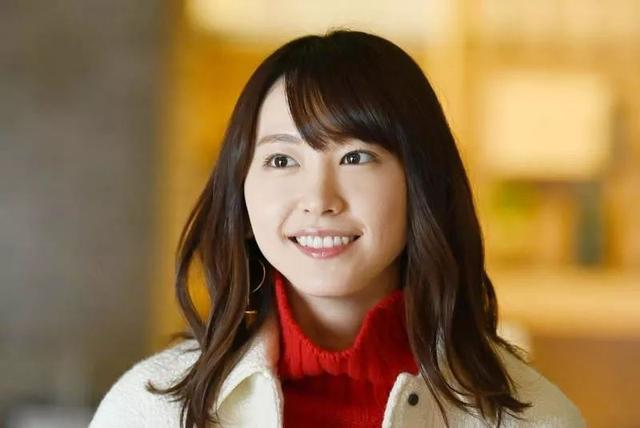
#> input picture 0723/AAA.jpg, 640 x 428 px
$ python a0723_16.py
#> lines starting #> are read from the running program, lines starting #| are printed output that depends on the picture; after the words box and inside, x2 and y2 are one past the last pixel; in counts of white or black regions, pixels touching at a corner belong together
import cv2 as cv

img = cv.imread('AAA.jpg')
#> img is the input picture: shape (428, 640, 3); mean B, G, R 74.8, 113.6, 144.6
pict = 'haarcascade_frontalface_default.xml'
faceCascade = cv.CascadeClassifier(pict)
gray = cv.cvtColor(img,cv.COLOR_BGR2GRAY)
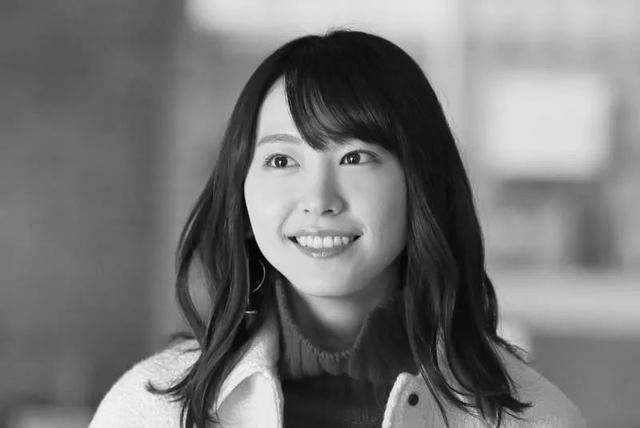
#> gray: shape (428, 640); min 0, max 254, mean 118.5
faces = faceCascade.detectMultiScale(gray, scaleFactor=1.20,\
                                     minNeighbors=4, minSize=(5,5))
#> faces = [[220, 88, 199, 199]]
print(faces)
#| [[220  88 199 199]]
print('find{0} face!'.format(len(faces)))
#| find1 face!

for(x,y,w,h) in faces:
    # cv.rectangle(img,(x,y),(x+w,y+w),(0,255,0),2)
    cv.circle(img,(int((x+x+w)/2),int((y+y+h)/2)),int(w/2),
              (0,255,0),2)
#> this loop made 1 pass
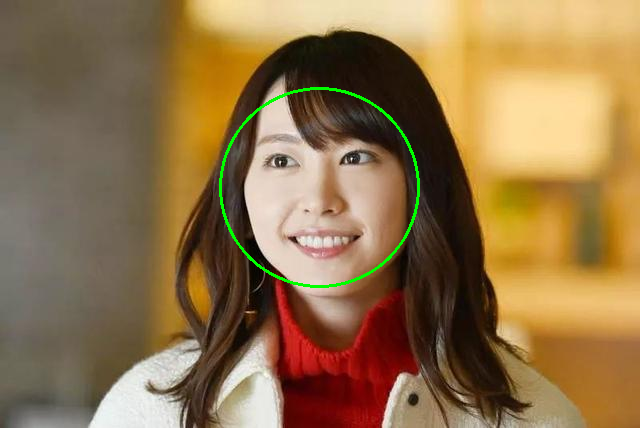
#> img: shape (428, 640, 3); 0.68% of pixels changed, all inside (x1, y1, x2, y2) = (219, 87, 420, 288)

cv.imshow('img',img)
cv.waitKey()

$ run again, with 0723/123.jpg copied over 0723/AAA.jpg
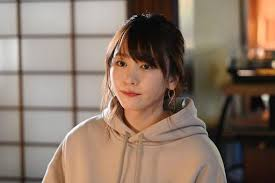
#> input picture 0723/123.jpg, 275 x 183 px
#> img is the input picture: shape (183, 275, 3); mean B, G, R 104, 118.4, 138.1
#> `gray = cv.cvtColor(img,cv.COLOR_BGR2GRAY)`:
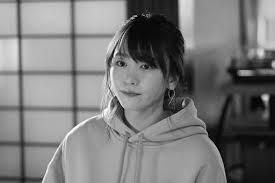
#> gray: shape (183, 275); min 0, max 254, mean 122.6
#> faces = ()
#| find0 face!

$ run again, with 0723/852125.jpg copied over 0723/AAA.jpg
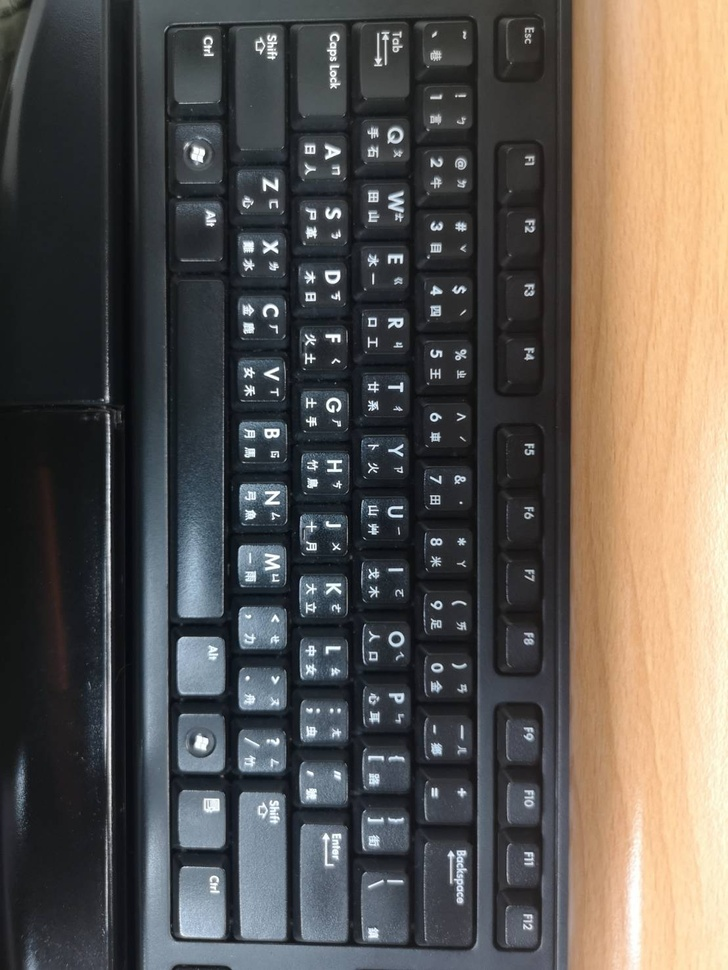
#> input picture 0723/852125.jpg, 728 x 970 px, shrunk from 1108 x 1477 before the run
#> img is the input picture: shape (970, 728, 3); mean B, G, R 81.2, 86.5, 91.8
#> `gray = cv.cvtColor(img,cv.COLOR_BGR2GRAY)`:
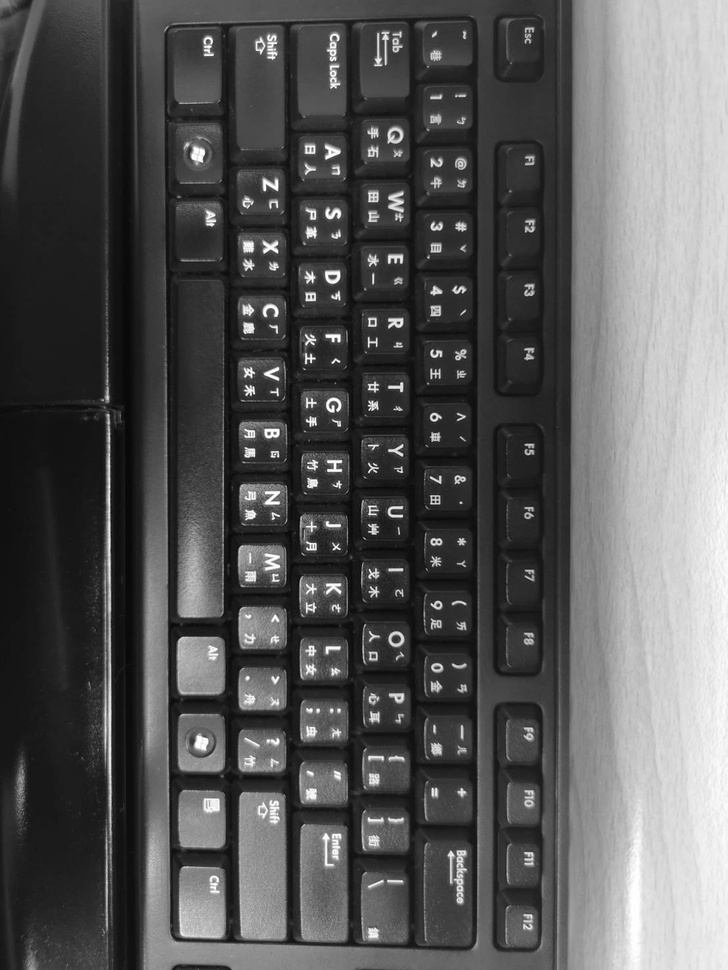
#> gray: shape (970, 728); min 4, max 255, mean 87.5
#> faces = ()
#| find0 face!
